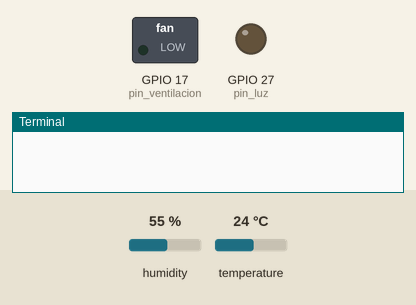
Bench run of a program on a simulated Raspberry Pi (BCM pin numbers). On the bench: switched loads named in the program (green lamp = pin HIGH), output pins drawn as LEDs (lit = HIGH), the last lines printed to the terminal. Inputs (shaded band) come from the test bench; at power-on: temperature 24 °C, humidity 55 %.

Above: at 0.1 s.
At 1.2 s:
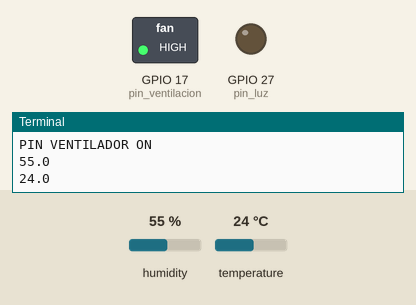
1.3 s: temperature set to 19 °C
2.8 s: temperature set to 16 °C
At 4.0 s:
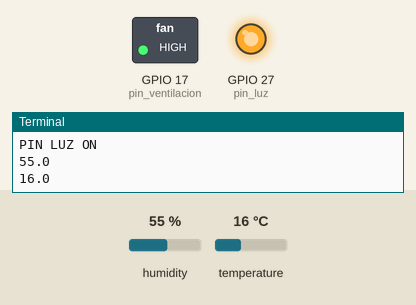
Timing chart, 0 to 5.8 s (numbered marks = the images above; inputs shaded):
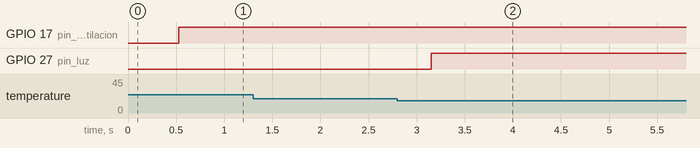

Measured:
- the behaviour switches between 18 and 17 °C on temperature (found by bisection; images 1 and 2)
- after the input at 2.8 s, GPIO 27 (pin_luz): LOW → HIGH after 0.35 s

The program:

control_temperatura.py
```python
import Adafruit_DHT
import RPi.GPIO as GPIO

GPIO.setmode(GPIO.BCM)
GPIO.setup(17, GPIO.OUT) ## GPIO 17 como salida
GPIO.setup(27, GPIO.OUT) ## GPIO 27 como salida

pin_ventilacion=17
pin_luz=27

GPIO.output(pin_ventilacion, GPIO.LOW)
GPIO.output(pin_ventilacion, GPIO.LOW)

sensor = Adafruit_DHT.DHT11
pin_dht11 = 23


temperatura_ideal = 20
ventilacion_prendida=False
luz_prendida=False

def estado(sensor,accion):
	if sensor == "v":
		if accion == 1:
			GPIO.output(pin_ventilacion, GPIO.HIGH)
			print ("PIN VENTILADOR ON")
			return()
		else:
			GPIO.output(pin_ventilacion, GPIO.LOW)
			print ("PIN VENTILADOR OFF")
			return()
	else:
		if accion == 1:
			GPIO.output(pin_luz, GPIO.HIGH)
			print ("PIN LUZ ON")
			return()
		else:
			GPIO.output(pin_luz, GPIO.LOW)
			print ("PIN LUZ OFF")
			return()


while True:

	humidity, temperature = Adafruit_DHT.read_retry(sensor, pin_dht11)
	#print("Cual es la temperatura actual?")
	#temperature = input()
	print (humidity)
	print (temperature)
	if temperature == temperatura_ideal:
		estado("l", 0)
		luz_prendida=False
		estado("v", 0)
		ventilacion_prendida=False
	else:
		if (temperature < temperatura_ideal-2) and (luz_prendida==False):
			print("Aumentando la temperatura..")
			estado("l",1)
			luz_prendida=True
		else:
			if (temperature > temperatura_ideal+2) and (ventilacion_prendida == False):
				print("Bajando la temperatura..")
				estado("v",1)
				ventilacion_prendida=True
```
